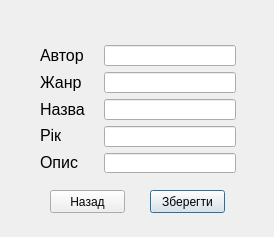
<?xml version="1.0" encoding="UTF-8"?>
<ui version="4.0">
 <class>Addbook</class>
 <widget class="QDialog" name="Addbook">
  <property name="geometry">
   <rect>
    <x>0</x>
    <y>0</y>
    <width>274</width>
    <height>237</height>
   </rect>
  </property>
  <property name="windowTitle">
   <string>Dialog</string>
  </property>
  <widget class="QPushButton" name="pushButton_save">
   <property name="geometry">
    <rect>
     <x>150</x>
     <y>190</y>
     <width>75</width>
     <height>23</height>
    </rect>
   </property>
   <property name="text">
    <string>Зберегти</string>
   </property>
  </widget>
  <widget class="QLabel" name="label_status">
   <property name="geometry">
    <rect>
     <x>40</x>
     <y>250</y>
     <width>361</width>
     <height>41</height>
    </rect>
   </property>
   <property name="text">
    <string/>
   </property>
  </widget>
  <widget class="QWidget" name="layoutWidget">
   <property name="geometry">
    <rect>
     <x>40</x>
     <y>45</y>
     <width>196</width>
     <height>128</height>
    </rect>
   </property>
   <layout class="QHBoxLayout" name="horizontalLayout">
    <item>
     <layout class="QVBoxLayout" name="verticalLayout">
      <item>
       <widget class="QLabel" name="label_aut">
        <property name="font">
         <font>
          <pointsize>12</pointsize>
         </font>
        </property>
        <property name="text">
         <string>Автор</string>
        </property>
       </widget>
      </item>
      <item>
       <widget class="QLabel" name="label_3">
        <property name="font">
         <font>
          <pointsize>12</pointsize>
         </font>
        </property>
        <property name="text">
         <string>Жанр</string>
        </property>
       </widget>
      </item>
      <item>
       <widget class="QLabel" name="label_name_book">
        <property name="font">
         <font>
          <pointsize>12</pointsize>
         </font>
        </property>
        <property name="text">
         <string>Назва</string>
        </property>
       </widget>
      </item>
      <item>
       <widget class="QLabel" name="label_4">
        <property name="font">
         <font>
          <pointsize>12</pointsize>
         </font>
        </property>
        <property name="text">
         <string>Рік</string>
        </property>
       </widget>
      </item>
      <item>
       <widget class="QLabel" name="label_2">
        <property name="font">
         <font>
          <pointsize>12</pointsize>
         </font>
        </property>
        <property name="text">
         <string>Опис</string>
        </property>
       </widget>
      </item>
     </layout>
    </item>
    <item>
     <widget class="QLabel" name="label">
      <property name="text">
       <string/>
      </property>
     </widget>
    </item>
    <item>
     <layout class="QVBoxLayout" name="verticalLayout_2">
      <item>
       <widget class="QLineEdit" name="lineEdit_aut"/>
      </item>
      <item>
       <widget class="QLineEdit" name="lineEdit_genre"/>
      </item>
      <item>
       <widget class="QLineEdit" name="lineEdit_name_add_book">
        <property name="text">
         <string/>
        </property>
       </widget>
      </item>
      <item>
       <widget class="QLineEdit" name="lineEdit_year"/>
      </item>
      <item>
       <widget class="QLineEdit" name="lineEdit_des"/>
      </item>
     </layout>
    </item>
   </layout>
  </widget>
  <widget class="QPushButton" name="pushButton">
   <property name="geometry">
    <rect>
     <x>50</x>
     <y>190</y>
     <width>75</width>
     <height>23</height>
    </rect>
   </property>
   <property name="text">
    <string>Назад</string>
   </property>
  </widget>
 </widget>
 <resources/>
 <connections/>
</ui>
